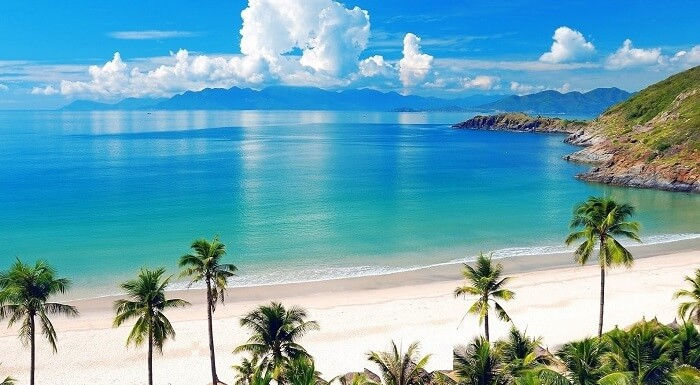
%> input picture Lab11/query3.jpg, 700 x 385 px; its folder holds 3 pictures in this run
$ octave Lab11.m   (GNU Octave 9; MATLAB toolbox functions it lacks are replaced by stand-ins)
%> lines starting %> are read from the running program, lines starting %| are printed output that depends on the picture
### Lab10/lbp.m
function feat = lbp(img)
%LBP This function is used to extract local binary
% patterns from the input image
img_gray = rgb2gray(img);
[height, width] = size(img_gray);
feat = zeros(1,256);
for i = 2:height - 1
    for j = 2:width - 1
        neighbors = img_gray(i-1:i+1,j-1:j+1);
        bits = double(neighbors(:));
        threshold = bits(5);
        bits(5) = [];
        bits = bits - threshold;
        bits = sign(bits);
        bits(bits < 0) = 0;
        byte = sum(bits .* 2.^(length(bits)-1 : -1 : 0)');
        feat(byte + 1) = feat(byte + 1) + 1;
    end
end
feat = feat ./ sum(feat);
end

### Lab11/distChiSq.m
function D = distChiSq( X, Y )
m = size(X,1);
n = size(Y,1);
mOnes = ones(1,m);
D = zeros(m,n);
for i=1:n
    yi = Y(i,:);
    yiRep = yi(mOnes, : );
    s = yiRep + X;
    d = yiRep - X;
    D(:,i) = sum( d.^2 ./ (s+eps), 2 );
end
D = D/2;

### Lab11/Lab11.m
close all;
clear all;
clc;
folder = './Datasets/';
files = dir(fullfile(folder, '*.jpg'));
feats = zeros(length(files), 256);
for i = 1:length(files)
    disp(i);
    filename = files(i,1).name;
    img = imread([folder filename]);
    img = imresize(img,[320,480]);
    feat = lbp(img);
    feats(i,:) = feat;
end

query = imread('query3.jpg');
%> query is the input picture: size 385x700x3 uint8; mean R, G, B 108.8, 167, 182.7
query = imresize(query,[320,480]);
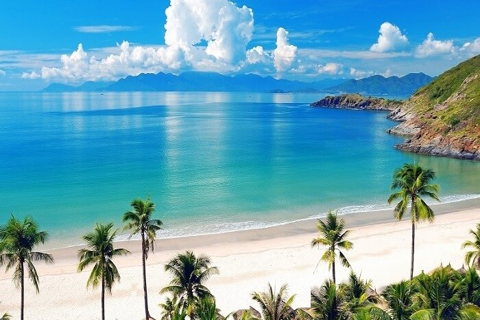
%> query: size 320x480x3 uint8; mean R, G, B 108.8, 167, 182.7
feat = lbp(query);
%> in lbp, `img_gray = rgb2gray(img);`:
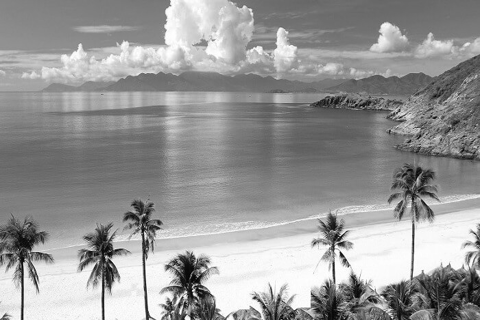
%> img_gray: size 320x480 uint8; min 0, max 255, mean 151.4
%> after the loop in lbp, `for i = 2:height - 1`: bits = [0; 1; 0; 0; 0; 1; 0; 1]; feat = 256 values, max 17596 at index 1, min 32 at index 91, mean 593.8
%> in lbp, `feat = feat ./ sum(feat);`: feat = 256 values, max 0.116 at index 1, min 0.000211 at index 91, mean 0.00391

dists = distChiSq(feat,feats);
%> in distChiSq, `D = D/2;`: D = []
%> dists = []

[val, idx] = min(dists);
%> val = []; idx = []

%> (the run ends here)
